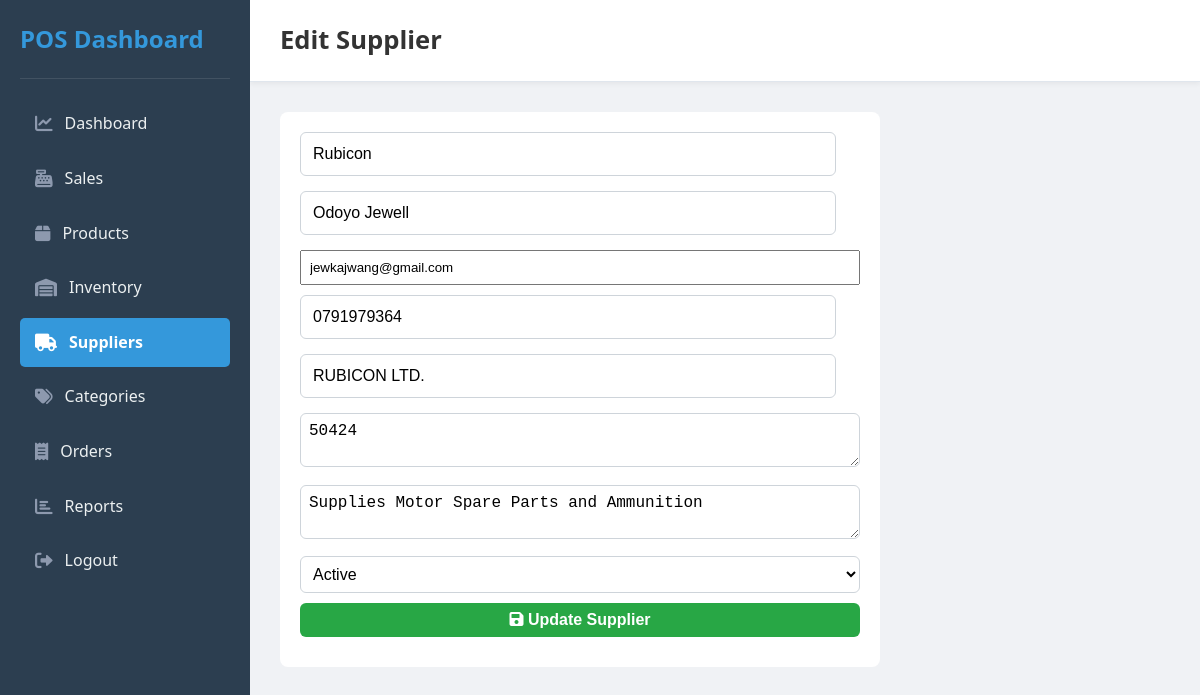
/edit-supplier.php?id=1, run on the app's committed database.
### tables this page shows
CREATE TABLE IF NOT EXISTS `suppliers` (
  `id` int NOT NULL AUTO_INCREMENT,
  `supplier_name` varchar(100) NOT NULL,
  `contact_person` varchar(100) DEFAULT NULL,
  `email` varchar(100) DEFAULT NULL,
  `phone` varchar(20) DEFAULT NULL,
  `company_name` varchar(100) NOT NULL,
  `address` text,
  `notes` text,
  `status` enum('Active','Inactive') DEFAULT 'Active',
  `created_at` timestamp NULL DEFAULT CURRENT_TIMESTAMP,
  PRIMARY KEY (`id`)
);

### edit-supplier.php (the view, shortened to what this page needs)
<?php
$conn = new mysqli("localhost", "root", "", "pos");
$id = (int)$_GET['id'];
$result = $conn->query("SELECT * FROM suppliers WHERE id = $id");
$data = $result->fetch_assoc();
?>
<!DOCTYPE html>
<html lang="en">
<head>
    <link rel="stylesheet" href="styles.css" />
    <link rel="stylesheet" href="https://cdnjs.cloudflare.com/ajax/libs/font-awesome/6.0.0-beta3/css/all.min.css">
</head>
<body>
    <div id="wrapper">
        <aside id="sidebar">
            <div class="sidebar-header">
                <h1>POS Dashboard</h1>
            </div>
            <ul class="sidebar-menu">
                <li><a href="admin-dashboard.php"><i class="fas fa-chart-line"></i> Dashboard</a></li>
                <li><a href="admin-sales.php"><i class="fas fa-cash-register"></i> Sales</a></li>
                <li><a href="admin-products.php"><i class="fas fa-box"></i> Products</a></li>
                <li><a href="admin-inventory.php"><i class="fas fa-warehouse"></i> Inventory</a></li>
                <li><a href="admin-suppliers.php" class="active"><i class="fas fa-truck"></i> Suppliers</a></li>
                <li><a href="admin-categories.php"><i class="fas fa-tags"></i> Categories</a></li>
                <li><a href="admin-orders.php"><i class="fas fa-receipt"></i> Orders</a></li>
                <li><a href="admin-reports.php"><i class="fas fa-chart-bar"></i> Reports</a></li>
                <li><a href="admin-logout.php"><i class="fas fa-sign-out-alt"></i> Logout</a></li>
            </ul>
        </aside>
        <div id="main-content">
            <header class="main-header">
                <h2>Edit Supplier</h2>
            </header>
            <main>
                <form method="POST">
                    <input type="text" name="supplier_name" value="<?= htmlspecialchars($data['supplier_name']) ?>" required placeholder="Supplier Name">
                    <input type="text" name="contact_person" value="<?= htmlspecialchars($data['contact_person']) ?>" placeholder="Contact Person">
                    <input type="email" name="email" value="<?= htmlspecialchars($data['email']) ?>" placeholder="Email">
                    <input type="text" name="phone" value="<?= htmlspecialchars($data['phone']) ?>" placeholder="Phone">
                    <input type="text" name="company_name" value="<?= htmlspecialchars($data['company_name']) ?>" placeholder="Company Name">
                    <textarea name="address" placeholder="Address"><?= htmlspecialchars($data['address']) ?></textarea>
                    <textarea name="notes" placeholder="Notes"><?= htmlspecialchars($data['notes']) ?></textarea>
                    <select name="status">
                        <option value="Active" <?= $data['status'] === 'Active' ? 'selected' : '' ?>>Active</option>
                    </select>
                    <button type="submit"><i class="fas fa-save"></i> Update Supplier</button>
                </form>
            </main>
        </div>
    </div>
</body>
</html>

### styles.css (style rules this page uses)
* { margin: 0; padding: 0; box-sizing: border-box; }
body { font-family: 'Segoe UI', Roboto, 'Helvetica Neue', Arial, sans-serif; background-color: #f0f2f5; color: #333; line-height: 1.6; height: 100vh; overflow: hidden; }
a { text-decoration: none; color: inherit; }
ul { list-style: none; }
#wrapper { display: flex; height: 100vh; }
#sidebar { width: 250px; background-color: #2c3e50; color: #ecf0f1; padding: 20px; display: flex; flex-direction: column; box-shadow: 2px 0 10px rgba(0, 0, 0, 0.1); overflow-y: auto; flex-shrink: 0; }
.sidebar-header { display: flex; align-items: center; padding-bottom: 20px; border-bottom: 1px solid rgba(255, 255, 255, 0.1); margin-bottom: 20px; }
.sidebar-header h1 { font-size: 1.5em; margin: 0; color: #3498db; }
.sidebar-menu { flex-grow: 1; }
.sidebar-menu li { margin-bottom: 5px; }
.sidebar-menu a { display: flex; align-items: center; padding: 12px 15px; color: #ecf0f1; border-radius: 5px; transition: background-color 0.2s ease, color 0.2s ease; font-weight: 500; }
.sidebar-menu a i { margin-right: 12px; font-size: 1.1em; color: #8d99ae; }
.sidebar-menu a.active { background-color: #3498db; color: #fff; font-weight: 600; }
.sidebar-menu a.active i { color: #fff; }
#main-content { flex-grow: 1; display: flex; flex-direction: column; background-color: #f0f2f5; overflow-y: auto; padding: 0; }
.main-header { background-color: #fff; padding: 20px 30px; border-bottom: 1px solid #e0e6ed; display: flex; justify-content: space-between; align-items: center; box-shadow: 0 2px 5px rgba(0, 0, 0, 0.05); position: sticky; top: 0; z-index: 900; }
.main-header h2 { font-size: 1.6em; color: #333; margin: 0; border-bottom: none; padding-bottom: 0; }
main { padding: 30px; flex-grow: 1; }
h2 { color: #2b2d42; margin-top: 0; margin-bottom: 1.5rem; border-bottom: 2px solid #8d99ae; padding-bottom: 0.5rem; }
input[type="text"], input[type="number"], input[type="password"], select, textarea { width: calc(100% - 24px); padding: 12px; margin-bottom: 15px; border: 1px solid #ced4da; border-radius: 6px; box-sizing: border-box; font-size: 1rem; background-color: #fff; transition: border-color 0.2s ease; }
button { background-color: #007bff; color: white; padding: 12px 20px; border: none; border-radius: 6px; cursor: pointer; font-size: 1rem; transition: background-color 0.2s ease, transform 0.1s ease; margin-right: 10px; }
button[type="submit"] { background-color: #28a745; }

### edit-supplier.php (style rules this page uses)
form { background: #fff; padding: 20px; border-radius: 8px; max-width: 600px; }
form input, form textarea, form select, form button { width: 100%; margin-bottom: 10px; padding: 8px; }
button { background-color: #2c3e50; color: white; border: none; font-weight: 600; cursor: pointer; }

### data on the page
suppliers: supplier_name "Rubicon", contact_person "Odoyo Jewell", email "jewkajwang@gmail.com", phone "0791979364", company_name "RUBICON LTD.", address "50424", notes "Supplies Motor Spare Parts and Ammunition", status "Active"
